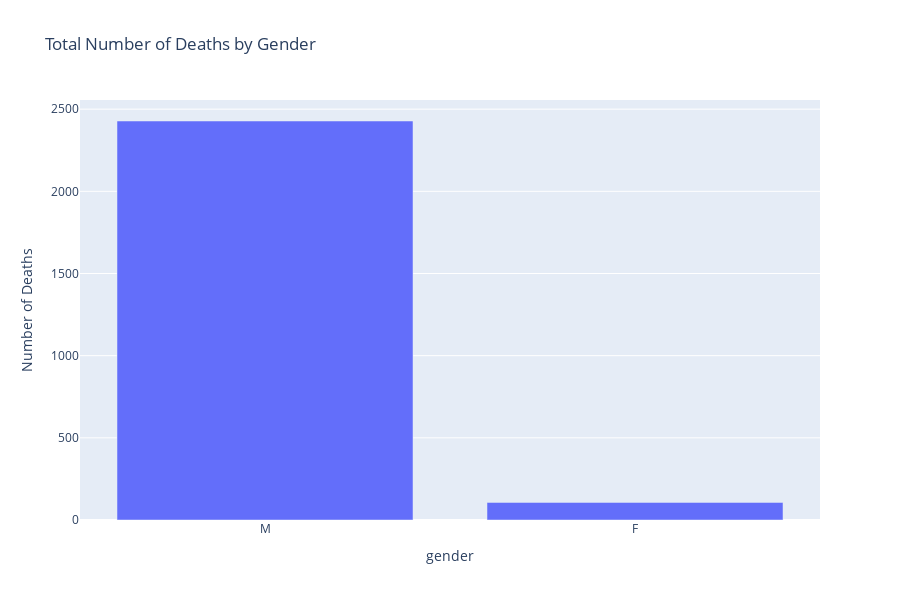

Source (notebook cell):
### Markdown cell above
# Create a Chart Comparing the Total Number of Deaths of Men and Women

Use `df_fatalities` to illustrate how many more men are killed compared to women.

### Code cell
# Count the number of deaths by gender
gender_counts = df_fatalities["gender"].value_counts()

# Create the bar chart
fig = px.bar(
    gender_counts,
    x=gender_counts.index,
    y=gender_counts.values,
    title="Total Number of Deaths by Gender",
    labels={"index": "Gender", "y": "Number of Deaths"},
    height=600,
)

fig.show()

### Figure 1 — Plotly figure (JSON) as saved in the notebook; plotly's stock layout.template omitted (floating-point values rounded to 4 significant figures)
{"data": [{"alignmentgroup": "True", "hovertemplate": "gender=%{x}<br>Number of Deaths=%{y}<extra></extra>", "legendgroup": "", "marker": {"color": "#636efa", "pattern": {"shape": ""}}, "name": "", "offsetgroup": "", "orientation": "v", "showlegend": false, "textposition": "auto", "type": "bar", "x": ["M", "F"], "xaxis": "x", "y": [2428, 107], "yaxis": "y"}], "layout": {"barmode": "relative", "height": 600, "legend": {"tracegroupgap": 0}, "title": {"text": "Total Number of Deaths by Gender"}, "xaxis": {"anchor": "y", "domain": [0, 1], "title": {"text": "gender"}}, "yaxis": {"anchor": "x", "domain": [0, 1], "title": {"text": "Number of Deaths"}}}}
